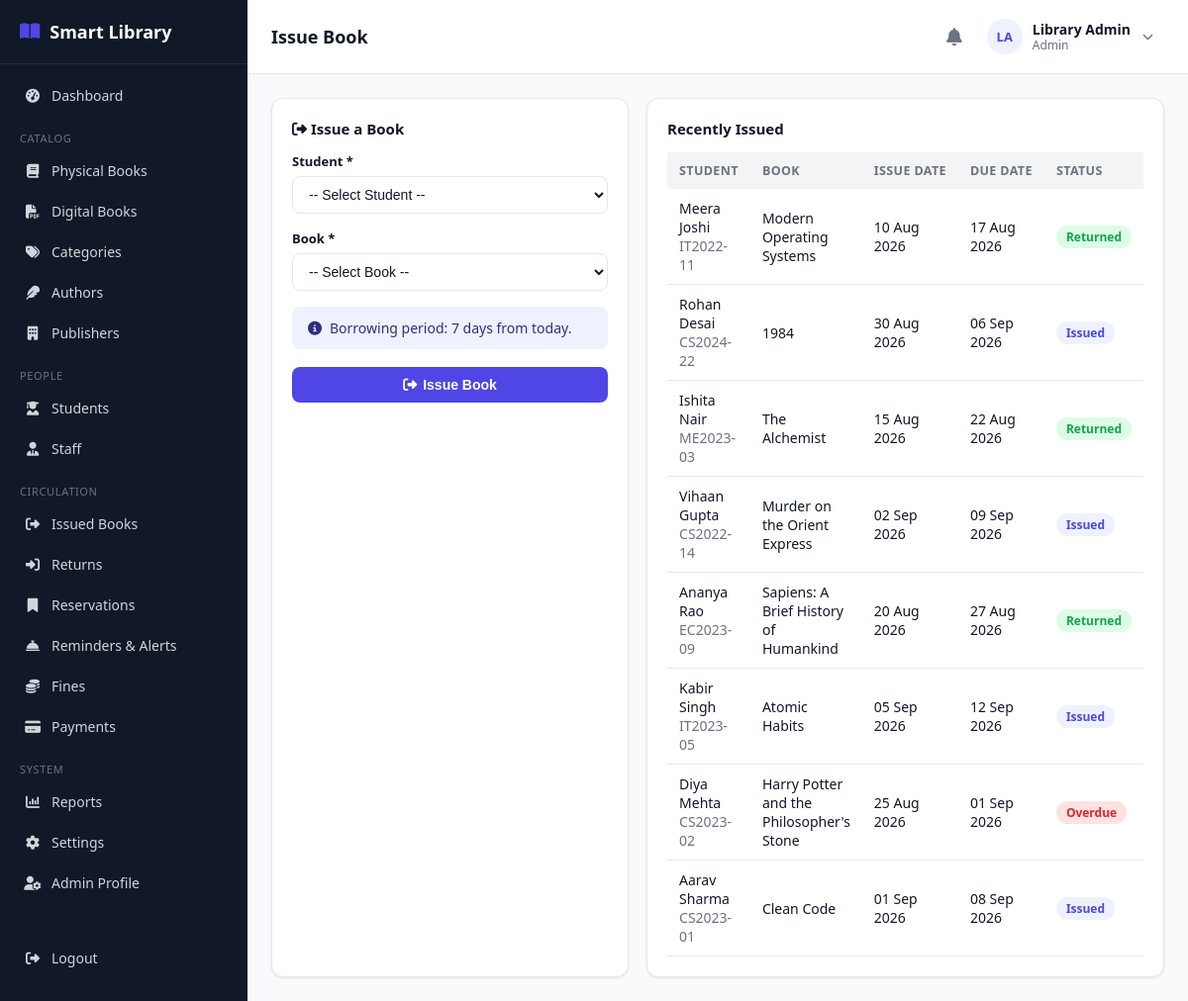
Screenshot of /librarian/issue-book.php (signed in) with the database file from the repository.
### tables this page shows
CREATE TABLE library_settings (
    id INT AUTO_INCREMENT PRIMARY KEY,
    library_name VARCHAR(150) NOT NULL DEFAULT 'Smart Library',
    borrow_period_days INT NOT NULL DEFAULT 7,
    fine_per_day DECIMAL(10,2) NOT NULL DEFAULT 5.00,
    max_fine DECIMAL(10,2) NOT NULL DEFAULT 200.00,
    grace_period_days INT NOT NULL DEFAULT 0,
    max_books_per_student INT NOT NULL DEFAULT 3,
    reservation_valid_days INT NOT NULL DEFAULT 3
);

CREATE TABLE book_issues (
    id INT AUTO_INCREMENT PRIMARY KEY,
    student_id INT NOT NULL,
    book_id INT NOT NULL,
    issued_by INT DEFAULT NULL,           
    issue_date DATE NOT NULL,
    due_date DATE NOT NULL,
    return_date DATE DEFAULT NULL,
    status ENUM('issued','returned','overdue','lost') NOT NULL DEFAULT 'issued',
    created_at TIMESTAMP DEFAULT CURRENT_TIMESTAMP,
    FOREIGN KEY (student_id) REFERENCES students(id) ON DELETE CASCADE,
    FOREIGN KEY (book_id) REFERENCES books(id) ON DELETE CASCADE,
    FOREIGN KEY (issued_by) REFERENCES users(id) ON DELETE SET NULL
);

CREATE TABLE users (
    id INT AUTO_INCREMENT PRIMARY KEY,
    name VARCHAR(120) NOT NULL,
    email VARCHAR(150) NOT NULL UNIQUE,
    password VARCHAR(255) NOT NULL,
    role ENUM('admin','librarian','student') NOT NULL,
    phone VARCHAR(20) DEFAULT NULL,
    photo VARCHAR(255) DEFAULT NULL,
    status ENUM('active','inactive') NOT NULL DEFAULT 'active',
    reset_token VARCHAR(255) DEFAULT NULL,
    reset_expires DATETIME DEFAULT NULL,
    created_at TIMESTAMP DEFAULT CURRENT_TIMESTAMP,
    updated_at TIMESTAMP DEFAULT CURRENT_TIMESTAMP ON UPDATE CURRENT_TIMESTAMP
);

CREATE TABLE students (
    id INT AUTO_INCREMENT PRIMARY KEY,
    user_id INT NOT NULL,
    roll_number VARCHAR(40) NOT NULL UNIQUE,
    course VARCHAR(100) DEFAULT NULL,
    department VARCHAR(100) DEFAULT NULL,
    year VARCHAR(20) DEFAULT NULL,
    division VARCHAR(20) DEFAULT NULL,
    address VARCHAR(255) DEFAULT NULL,
    registration_date DATE NOT NULL,
    max_books INT NOT NULL DEFAULT 3,
    created_at TIMESTAMP DEFAULT CURRENT_TIMESTAMP,
    updated_at TIMESTAMP DEFAULT CURRENT_TIMESTAMP ON UPDATE CURRENT_TIMESTAMP,
    FOREIGN KEY (user_id) REFERENCES users(id) ON DELETE CASCADE
);

CREATE TABLE books (
    id INT AUTO_INCREMENT PRIMARY KEY,
    isbn VARCHAR(30) NOT NULL UNIQUE,
    title VARCHAR(200) NOT NULL,
    author_id INT DEFAULT NULL,
    category_id INT DEFAULT NULL,
    publisher_id INT DEFAULT NULL,
    publication_year YEAR DEFAULT NULL,
    edition VARCHAR(30) DEFAULT NULL,
    language VARCHAR(40) DEFAULT 'English',
    pages INT DEFAULT NULL,
    price DECIMAL(10,2) DEFAULT 0.00,
    shelf_number VARCHAR(30) DEFAULT NULL,
    total_copies INT NOT NULL DEFAULT 1,
    available_copies INT NOT NULL DEFAULT 1,
    description TEXT DEFAULT NULL,
    image VARCHAR(255) DEFAULT NULL,
    status ENUM('active','inactive') NOT NULL DEFAULT 'active',
    created_at TIMESTAMP DEFAULT CURRENT_TIMESTAMP,
    updated_at TIMESTAMP DEFAULT CURRENT_TIMESTAMP ON UPDATE CURRENT_TIMESTAMP,
    FOREIGN KEY (author_id) REFERENCES authors(id) ON DELETE SET NULL,
    FOREIGN KEY (category_id) REFERENCES categories(id) ON DELETE SET NULL,
    FOREIGN KEY (publisher_id) REFERENCES publishers(id) ON DELETE SET NULL,
    INDEX idx_title (title),
    INDEX idx_isbn (isbn)
);

### librarian/issue-book.php (the view, shortened to what this page needs)
<?php
require_once __DIR__ . '/../config/database.php';
require_once __DIR__ . '/../includes/functions.php';
require_once __DIR__ . '/../includes/auth-check.php';
$settings = getSettings($pdo);
$recentIssues = $pdo->query("
    SELECT bi.*, b.title, u.name student_name, s.roll_number
    FROM book_issues bi
    JOIN books b ON b.id=bi.book_id
    JOIN students s ON s.id=bi.student_id
    JOIN users u ON u.id=s.user_id
    ORDER BY bi.id DESC LIMIT 8")->fetchAll();
include __DIR__ . '/../includes/header.php';
?>
<div class="grid grid-2">
    <div class="card">
        <h3><i class="fa-solid fa-right-from-bracket"></i> Issue a Book</h3>
        <form method="POST" action="issue-book.php">
            <div class="form-group">
                <label>Student *</label>
                <select class="form-control" name="student_id" required>
                    <option value="">-- Select Student --</option>
                </select>
            </div>
            <div class="form-group">
                <label>Book *</label>
                <select class="form-control" name="book_id" required>
                    <option value="">-- Select Book --</option>
                </select>
            </div>
            <div class="alert alert-info"><i class="fa-solid fa-circle-info"></i> Borrowing period: <?= (int)$settings['borrow_period_days'] ?> days from today.</div>
            <button class="btn btn-primary" type="submit" style="width:100%;justify-content:center;"><i class="fa-solid fa-right-from-bracket"></i> Issue Book</button>
        </form>
    </div>
    <div class="card">
        <h3>Recently Issued</h3>
        <?php if (!$recentIssues): ?>
            <div class="empty-state"><i class="fa-solid fa-inbox"></i>No books issued yet.</div>
        <?php else: ?>
        <div class="table-wrap">
            <table class="data-table">
                <thead><tr><th>Student</th><th>Book</th><th>Issue Date</th><th>Due Date</th><th>Status</th></tr></thead>
                <tbody>
                <?php foreach ($recentIssues as $r): ?>
                    <tr>
                        <td><?= e($r['student_name']) ?><br><span class="text-muted"><?= e($r['roll_number']) ?></span></td>
                        <td><?= e($r['title']) ?></td>
                        <td><?= fmtDate($r['issue_date']) ?></td>
                        <td><?= fmtDate($r['due_date']) ?></td>
                        <td><?= statusBadge($r['status']) ?></td>
                    </tr>
                <?php endforeach; ?>
                </tbody>
            </table>
        </div>
        <?php endif; ?>
    </div>
</div>
<?php include __DIR__ . '/../includes/footer.php'; ?>

### includes/functions.php (shortened to what this page needs)
<?php
function e($value) {
    return htmlspecialchars($value ?? '', ENT_QUOTES, 'UTF-8');
}
function getSettings($pdo) {
    static $settings = null;
    if ($settings === null) {
        $stmt = $pdo->query("SELECT * FROM library_settings LIMIT 1");
        $settings = $stmt->fetch() ?: [
            'borrow_period_days' => 7, 'fine_per_day' => 5, 'max_fine' => 200,
            'grace_period_days' => 0, 'max_books_per_student' => 3, 'reservation_valid_days' => 3,
            'library_name' => 'Smart Library',
        ];
    }
    return $settings;
}
function fmtDate($date) {
    return date('d M Y', strtotime($date));
}
function statusBadge($status) {
    $colors = [
        'active' => 'badge-green', 'available' => 'badge-green', 'paid' => 'badge-green',
        'returned' => 'badge-green', 'completed' => 'badge-green', 'approved' => 'badge-green', 'ready' => 'badge-green',
        'issued' => 'badge-blue', 'pending' => 'badge-yellow',
        'overdue' => 'badge-red', 'inactive' => 'badge-gray', 'cancelled' => 'badge-gray',
        'expired' => 'badge-gray', 'lost' => 'badge-red', 'damaged' => 'badge-red', 'waived' => 'badge-gray',
    ];
    $class = $colors[$status] ?? 'badge-gray';
    return '<span class="badge ' . $class . '">' . e(ucfirst($status)) . '</span>';
}

### assets/css/style.css (style rules this page uses)
:root { --primary: #4f46e5; --primary-dark: #4338ca; --primary-light: #eef2ff; --success: #16a34a; --success-light: #dcfce7; --warning: #ca8a04; --warning-light: #fef9c3; --danger: #dc2626; --danger-light: #fee2e2; --gray: #6b7280; --gray-light: #f3f4f6; --border: #e5e7eb; --text: #111827; --text-muted: #6b7280; --bg: #f9fafb; --white: #ffffff; --sidebar-w: 250px; --radius: 12px; --shadow: 0 1px 3px rgba(0,0,0,0.06), 0 1px 2px rgba(0,0,0,0.04); }
* { box-sizing: border-box; }
body { margin: 0; font-family: 'Segoe UI', system-ui, -apple-system, Roboto, sans-serif; background: var(--bg); color: var(--text); font-size: 15px; }
.grid { display: grid; gap: 18px; }
.grid-2 { grid-template-columns: repeat(2, 1fr); }
.card { background: var(--white); border: 1px solid var(--border); border-radius: var(--radius); box-shadow: var(--shadow); padding: 20px; }
.card h3 { margin: 0 0 14px; font-size: 15px; font-weight: 700; }
.btn { display: inline-flex; align-items: center; gap: 6px; padding: 9px 16px; border-radius: 8px; border: 1px solid transparent; font-size: 14px; font-weight: 600; cursor: pointer; text-decoration: none; }
.btn-primary { background: var(--primary); color: #fff; }
.form-group { margin-bottom: 16px; }
.form-group label { display: block; font-size: 13px; font-weight: 600; margin-bottom: 6px; }
.form-control { width: 100%; padding: 9px 12px; border: 1px solid var(--border); border-radius: 8px; font-size: 14px; background: #fff; color: var(--text); }
.table-wrap { overflow-x: auto; }
table.data-table { width: 100%; border-collapse: collapse; font-size: 14px; }
.data-table th { text-align: left; padding: 10px 12px; background: var(--gray-light); font-weight: 700; font-size: 12.5px; text-transform: uppercase; letter-spacing: 0.03em; color: var(--text-muted); white-space: nowrap; }
.data-table td { padding: 10px 12px; border-bottom: 1px solid var(--border); vertical-align: middle; }
.badge { padding: 3px 10px; border-radius: 999px; font-size: 12px; font-weight: 700; display: inline-block; }
.badge-green { background: var(--success-light); color: var(--success); }
.badge-blue { background: var(--primary-light); color: var(--primary); }
.badge-red { background: var(--danger-light); color: var(--danger); }
.alert { padding: 12px 16px; border-radius: 8px; margin-bottom: 18px; font-size: 14px; display: flex; align-items: center; gap: 8px; }
.alert-info { background: var(--primary-light); color: #312e81; }
.text-muted { color: var(--text-muted); }

### rows the page displays
library_settings: borrow_period_days "7"
book_issues: users.name "Meera Joshi", student.roll_number "IT2022-11", book.title "Modern Operating Systems", issue_date "10 Aug 2026", due_date "17 Aug 2026", status "Returned"
book_issues: users.name "Rohan Desai", student.roll_number "CS2024-22", book.title "1984", issue_date "30 Aug 2026", due_date "06 Sep 2026", status "Issued"
book_issues: users.name "Ishita Nair", student.roll_number "ME2023-03", book.title "The Alchemist", issue_date "15 Aug 2026", due_date "22 Aug 2026", status "Returned"
book_issues: users.name "Vihaan Gupta", student.roll_number "CS2022-14", book.title "Murder on the Orient Express", issue_date "02 Sep 2026", due_date "09 Sep 2026", status "Issued"
book_issues: users.name "Ananya Rao", student.roll_number "EC2023-09", book.title "Sapiens: A Brief History of Humankind", issue_date "20 Aug 2026", due_date "27 Aug 2026", status "Returned"
book_issues: users.name "Kabir Singh", student.roll_number "IT2023-05", book.title "Atomic Habits", issue_date "05 Sep 2026", due_date "12 Sep 2026", status "Issued"
book_issues: users.name "Diya Mehta", student.roll_number "CS2023-02", book.title "Harry Potter and the Philosopher's Stone", issue_date "25 Aug 2026", due_date "01 Sep 2026", status "Overdue"
book_issues: users.name "Aarav Sharma", student.roll_number "CS2023-01", book.title "Clean Code", issue_date "01 Sep 2026", due_date "08 Sep 2026", status "Issued"

### other values shown
$label "Dashboard"
$item['_section'] "CATALOG"
$label "Physical Books"
$label "Digital Books"
$label "Categories"
$label "Authors"
$label "Publishers"
$item['_section'] "PEOPLE"
$label "Students"
$label "Staff"
$item['_section'] "CIRCULATION"
$label "Issued Books"
$label "Returns"
$label "Reservations"
$label "Reminders & Alerts"
